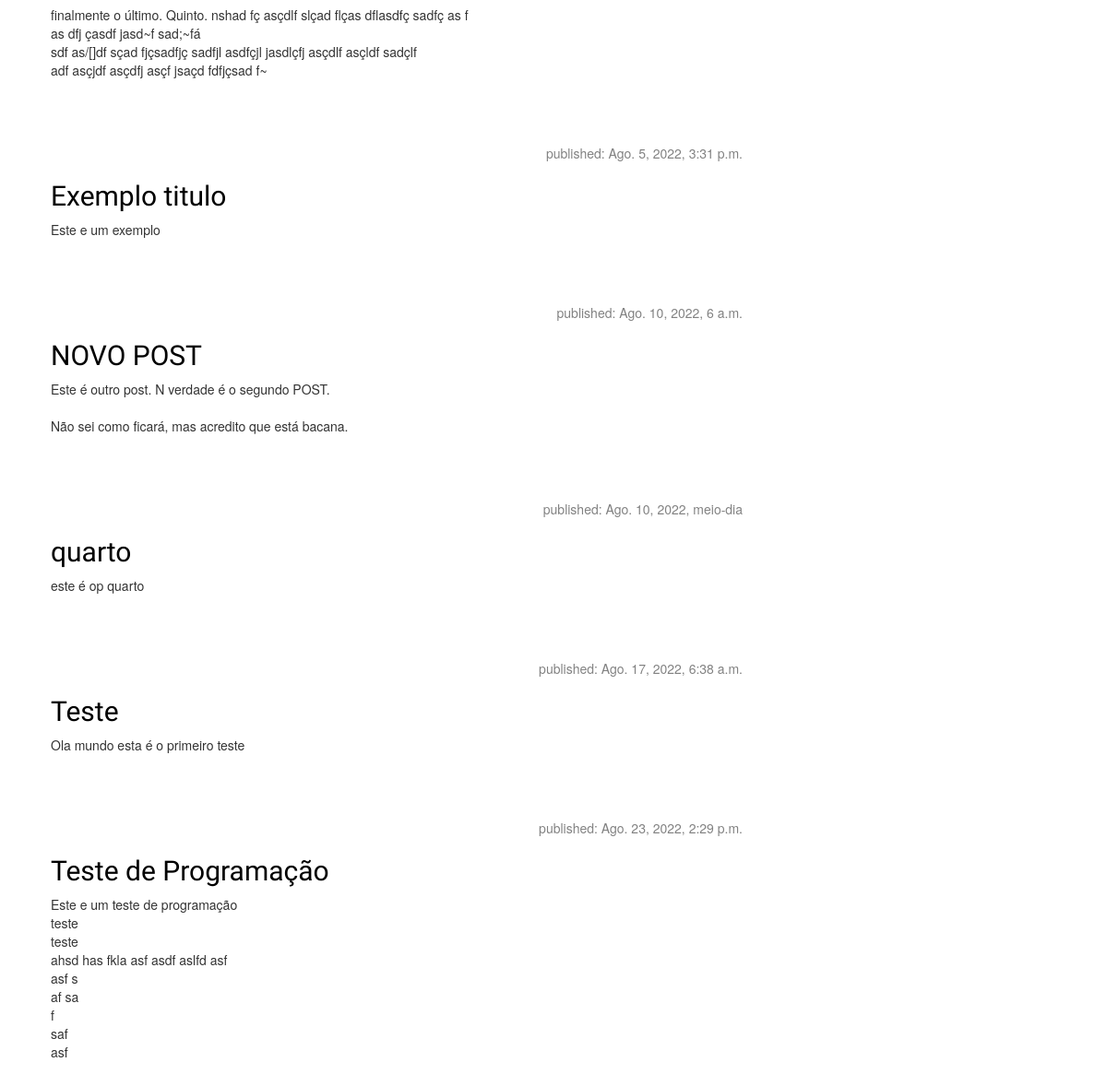
Before: / (lower part) with the older database file.
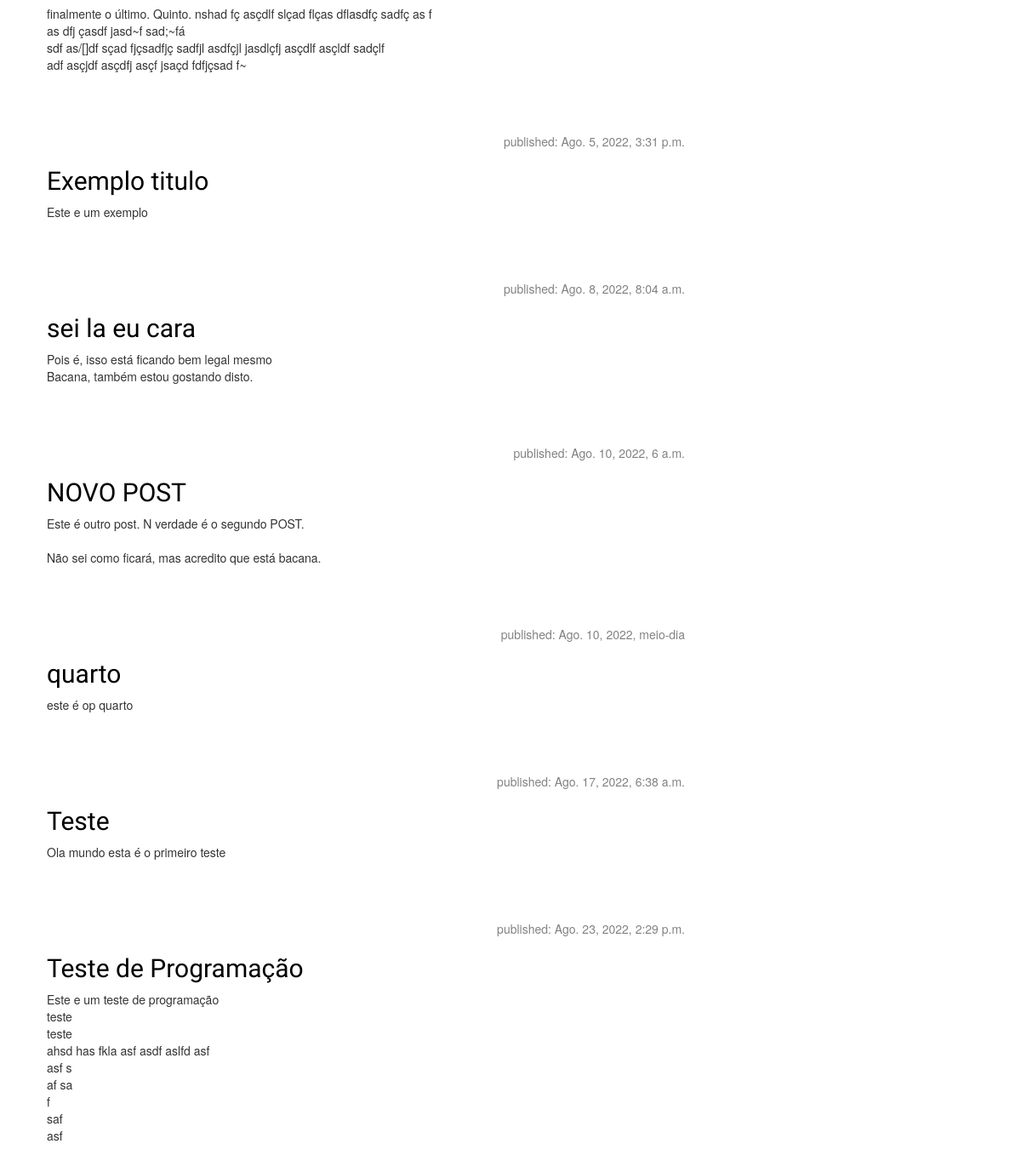
After: the same page with the newer database file.
### blog/models.py (models this page shows, shortened)
class Post(models.Model):
    author = models.ForeignKey(settings.AUTH_USER_MODEL, on_delete=models.CASCADE)
    title = models.CharField(max_length=200)
    text = models.TextField()
    created_date = models.DateTimeField(default=timezone.now)
    published_date = models.DateTimeField(blank=True, null=True)

### blog/views.py (the view)
# urls.py: path('', views.post_list, name='post_list'),
def post_list(request):
    posts = Post.objects.order_by('published_date') # .filter(published_date__gte=timezone.now())
    return render(request, 'blog/post_list.html', {'posts': posts})

### blog/templates/blog/post_list.html
{% extends 'blog/base.html' %}
{% block content %}
    {% for post in posts %}
        <div class="post">
            <div class="date">
                <p>published: {{ post.published_date }}</p>
            </div>
            <h2><a href="{% url 'post_detail' pk=post.pk %}">{{ post.title }}</a></h2>
            <p>{{ post.text|linebreaksbr }}</p>
        </div>
    {% endfor %}
{% endblock %}

Changed rows visible on the page:
added Post: published_date "Ago. 8, 2022, 8:04 a.m.", title "sei la eu cara", text "Pois é, isso está ficando bem legal mesmo Bacana, também estou gostando disto."
